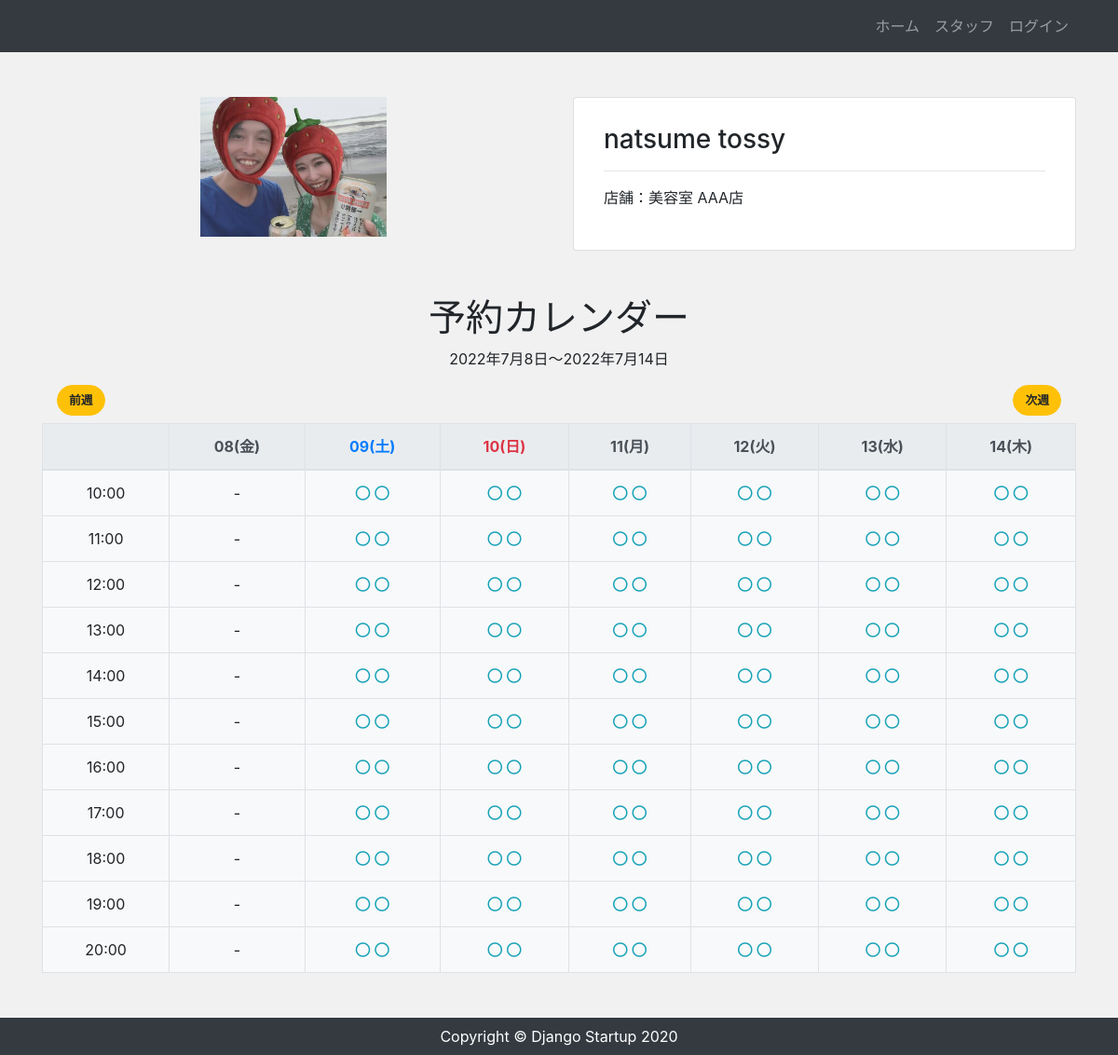
The app's page /calendar/1/ with its own data.
### app/models.py (models this page shows, shortened)
class Staff(models.Model):
    user = models.OneToOneField(
        CustomUser, verbose_name='スタッフ', on_delete=models.CASCADE)
    store = models.ForeignKey(Store, verbose_name='店舗',
                              on_delete=models.CASCADE)

class Store(models.Model):
    name = models.CharField('店舗', max_length=100)
    address = models.CharField('住所', max_length=100, null=True, blank=True)
    tel = models.CharField('電話番号', max_length=100, null=True, blank=True)
    description = models.TextField('説明', default="", blank=True)
    image = models.ImageField(
        upload_to='images', verbose_name='イメージ画像', null=True, blank=True)

### accounts/models.py (models this page shows, shortened)
class CustomUser(AbstractBaseUser, PermissionsMixin):
    email = models.EmailField('メールアドレス', unique=True)
    first_name = models.CharField(('姓'), max_length=30)
    last_name = models.CharField(('名'), max_length=30)
    description = models.CharField(('自己紹介'), max_length=30, blank=True)
    image = models.ImageField(upload_to='images', verbose_name='プロフィール画像', null=True, blank=True)
    is_staff = models.BooleanField(
        ('staff status'),
        default=False,
        help_text=('Designates whether the user can log into this admin site.'),
    )
    is_active = models.BooleanField(
        ('active'),
        default=True,
        help_text=(
            'Designates whether this user should be treated as active. '
            'Unselect this instead of deleting accounts.'
        ),
    )
    objects = UserManager()
    USERNAME_FIELD = 'email'
    EMAIL_FIELD = 'email'
    REQUIRED_FIELDS = []
    class Meta:
        verbose_name = ('user')
        verbose_name_plural = ('users')

### app/views.py (the view)
# urls.py: path('calendar/<int:pk>/', views.CalendarView.as_view(), name='calendar'),  # 追加
class CalendarView(View):
    def get(self, request, *args, **kwargs):
        staff_data = Staff.objects.filter(id=self.kwargs['pk']).select_related(
            'user').select_related('store')[0]
        today = date.today()
        year = self.kwargs.get('year')
        month = self.kwargs.get('month')
        day = self.kwargs.get('day')
        if year and month and day:
            start_date = date(year=year, month=month, day=day)
        else:
            start_date = today
        days = [start_date + timedelta(days=day) for day in range(7)]
        start_day = days[0]
        end_day = days[-1]
        calendar = {}
        for hour in range(10, 21):
            row = {}
            for day in days:
                row[day] = True
            calendar[hour] = row
        start_time = make_aware(datetime.combine(
            start_day, time(hour=10, minute=0, second=0)))
        end_time = make_aware(datetime.combine(
            end_day, time(hour=20, minute=0, second=0)))
        booking_data = Booking.objects.filter(staff=staff_data).exclude(
            Q(start__gt=end_time) | Q(end__lt=start_time))
        for booking in booking_data:
            local_time = localtime(booking.start)
            booking_date = local_time.date()
            booking_hour = local_time.hour
            if (booking_hour in calendar) and (booking_date in calendar[booking_hour]):
                calendar[booking_hour][booking_date] = False
        return render(request, 'app/calendar.html', {
            'staff_data': staff_data,
            'calendar': calendar,
            'days': days,
            'start_day': start_day,
            'end_day': end_day,
            'before': days[0] - timedelta(days=7),
            'next': days[-1] + timedelta(days=1),
            'today': today,
        })

### app/templates/app/calendar.html (shortened to what this page needs)
{% extends "app/base.html" %} {% block content %}
<div class="text-center my-5">
  <div class="row">
    <div class="col-md-6 mb-4 text-center calendar">
      <img src="{{ staff_data.user.image.url }}" class="img-fluid" alt="" />
    </div>
    <div class="col-md-6 mb-5">
      <div class="card">
        <div class="card-body px-2 py-1">
          <div class="p-4 text-left">
            <h3>
              {{ staff_data.user.first_name }} {{ staff_data.user.last_name }}
            </h3>
            <hr />
            <p>店舗：{{ staff_data.store.name }}店</p>
          </div>
        </div>
      </div>
    </div>
  </div>
  <div class="mb-3">
    <h1>予約カレンダー</h1>
    <p>{{ start_day }}～{{ end_day }}</p>
  </div>
  <div class="d-flex mb-2">
    <div class="mx-3 mr-auto">
      <a
        class="btn btn-warning"
        href="{% url 'calendar' staff_data.pk before.year before.month before.day %}"
        >前週</a
      >
    </div>
    <div class="mx-3">
      <a
        class="btn btn-warning"
        href="{% url 'calendar' staff_data.pk next.year next.month next.day %}"
        >次週</a
      >
    </div>
  </div>
  <div class="">
    <table class="table table-bordered bg-light">
      <thead class="thead-light">
        <tr>
          <th></th>
          {% for day in days %} {% if day.weekday == 5 %}
          <th scope="col" class="text-primary">{{ day | date:"d(D)" }}</th>
          {% elif day.weekday == 6 %}
          <th scope="col" class="text-danger">{{ day | date:"d(D)" }}</th>
          {% else %}
          <th scope="col">{{ day | date:"d(D)" }}</th>
          {% endif %} {% endfor %}
        </tr>
      </thead>
      <tbody>
        {% for hour, schedules in calendar.items %}
        <tr>
          <td scope="row">{{ hour }}:00</td>
          {% for datetime, book in schedules.items %}
          <td>
            {% if datetime <= today %} - {% elif book %}
           <a
  href="{% url 'booking' staff_data.pk datetime.year datetime.month datetime.day hour %}"
>
  <i class="far fa-circle text-info"></i>
</a>
              <i class="far fa-circle text-info"></i>
            {% else %}
            <i class="fas fa-times text-danger"></i>
            {% endif %}
          </td>
          {% endfor %}
        </tr>
        {% endfor %}
      </tbody>
    </table>
  </div>
</div>
{% endblock %}

### app/static/css/style.css (style rules this page uses)
* { margin: 0; padding: 0; box-sizing: border-box; }
body { background: #f1f1f1; display: flex; flex-flow: column; min-height: 100vh; }
.btn { font-size: 80%; border-radius: 5rem; font-weight: bold; }
.card-body { padding: 2rem; }
.calendar img { height: 150px; object-fit: contain; }

### records on screen
Staff: user.image (picture), user.first_name "natsume", user.last_name "tossy", store.name "美容室 AAA"

### other values on screen
{{ start_day }} "2022年7月8日"
{{ end_day }} "2022年7月14日"
{{ day | date:"d(D)" }} "08(金)" "11(月)" "12(火)" "13(水)" "14(木)"
{{ day | date:"d(D)" }} "09(土)"
{{ day | date:"d(D)" }} "10(日)"
{{ hour }} "10" "11" "12" "13" "14" "15" "16" "17" "18" "19" "20"
